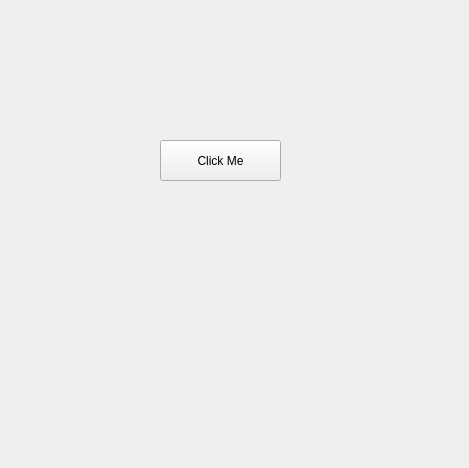
<?xml version="1.0" encoding="UTF-8"?>
<ui version="4.0">
 <class>Widget</class>
 <widget class="QWidget" name="Widget">
  <property name="geometry">
   <rect>
    <x>0</x>
    <y>0</y>
    <width>469</width>
    <height>468</height>
   </rect>
  </property>
  <property name="windowTitle">
   <string>Widget</string>
  </property>
  <widget class="QPushButton" name="pushButton">
   <property name="geometry">
    <rect>
     <x>160</x>
     <y>140</y>
     <width>121</width>
     <height>41</height>
    </rect>
   </property>
   <property name="text">
    <string>Click Me</string>
   </property>
  </widget>
 </widget>
 <resources/>
 <connections/>
</ui>
